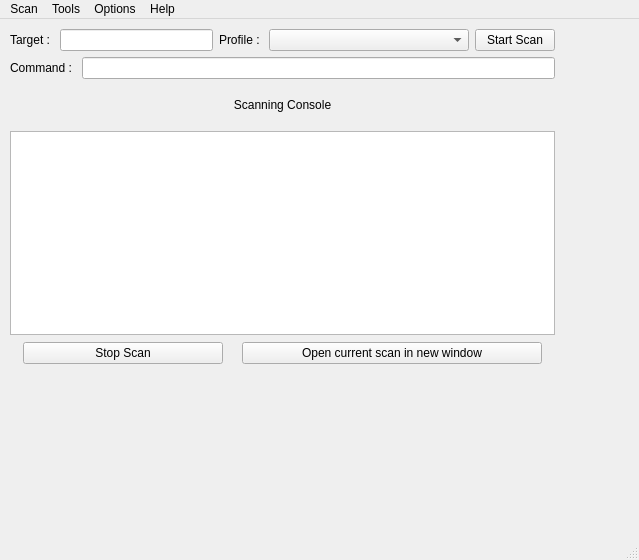
<?xml version="1.0" encoding="UTF-8"?>
<ui version="4.0">
 <class>MainWindow</class>
 <widget class="QMainWindow" name="MainWindow">
  <property name="geometry">
   <rect>
    <x>0</x>
    <y>0</y>
    <width>639</width>
    <height>560</height>
   </rect>
  </property>
  <property name="windowTitle">
   <string>MainWindow</string>
  </property>
  <widget class="QWidget" name="centralwidget">
   <widget class="QWidget" name="layoutWidget">
    <property name="geometry">
     <rect>
      <x>10</x>
      <y>10</y>
      <width>545</width>
      <height>335</height>
     </rect>
    </property>
    <layout class="QVBoxLayout" name="verticalLayout_2">
     <item>
      <layout class="QHBoxLayout" name="horizontalLayout">
       <item>
        <widget class="QLabel" name="label">
         <property name="text">
          <string>Target : </string>
         </property>
        </widget>
       </item>
       <item>
        <widget class="QLineEdit" name="lineEdit">
         <property name="maximumSize">
          <size>
           <width>200</width>
           <height>16777215</height>
          </size>
         </property>
        </widget>
       </item>
       <item>
        <widget class="QLabel" name="label_2">
         <property name="text">
          <string>Profile : </string>
         </property>
        </widget>
       </item>
       <item>
        <widget class="QComboBox" name="comboBox">
         <property name="minimumSize">
          <size>
           <width>200</width>
           <height>0</height>
          </size>
         </property>
        </widget>
       </item>
       <item>
        <widget class="QPushButton" name="pushButton">
         <property name="text">
          <string>Start Scan</string>
         </property>
        </widget>
       </item>
      </layout>
     </item>
     <item>
      <layout class="QHBoxLayout" name="horizontalLayout_3">
       <item>
        <widget class="QLabel" name="label_4">
         <property name="text">
          <string>Command : </string>
         </property>
        </widget>
       </item>
       <item>
        <widget class="QLineEdit" name="lineEdit_2"/>
       </item>
      </layout>
     </item>
     <item>
      <layout class="QVBoxLayout" name="verticalLayout">
       <item>
        <widget class="QLabel" name="label_3">
         <property name="minimumSize">
          <size>
           <width>0</width>
           <height>40</height>
          </size>
         </property>
         <property name="text">
          <string>Scanning Console</string>
         </property>
         <property name="alignment">
          <set>Qt::AlignCenter</set>
         </property>
        </widget>
       </item>
       <item>
        <widget class="QTextBrowser" name="textBrowser"/>
       </item>
      </layout>
     </item>
     <item>
      <layout class="QHBoxLayout" name="horizontalLayout_2">
       <property name="topMargin">
        <number>1</number>
       </property>
       <item>
        <widget class="QPushButton" name="pushButton_2">
         <property name="maximumSize">
          <size>
           <width>200</width>
           <height>16777215</height>
          </size>
         </property>
         <property name="text">
          <string>Stop Scan</string>
         </property>
        </widget>
       </item>
       <item>
        <widget class="QPushButton" name="pushButton_3">
         <property name="maximumSize">
          <size>
           <width>300</width>
           <height>16777215</height>
          </size>
         </property>
         <property name="text">
          <string>Open current scan in new window</string>
         </property>
        </widget>
       </item>
      </layout>
     </item>
    </layout>
   </widget>
  </widget>
  <widget class="QMenuBar" name="menubar">
   <property name="geometry">
    <rect>
     <x>0</x>
     <y>0</y>
     <width>639</width>
     <height>23</height>
    </rect>
   </property>
   <widget class="QMenu" name="menuScan">
    <property name="title">
     <string>Scan</string>
    </property>
    <addaction name="actionNew_Windows"/>
    <addaction name="actionOpen_Scan_in_New_Window"/>
    <addaction name="separator"/>
    <addaction name="actionSave_scan"/>
    <addaction name="actionSave_all_scans"/>
    <addaction name="separator"/>
    <addaction name="actionPrint"/>
    <addaction name="separator"/>
    <addaction name="actionQuit"/>
    <addaction name="actionSave_and_Quit"/>
   </widget>
   <widget class="QMenu" name="menuTools">
    <property name="title">
     <string>Tools</string>
    </property>
    <addaction name="actionCompare_Scans"/>
    <addaction name="actionFind_in_Scans"/>
    <addaction name="actionFilter_Hosts"/>
   </widget>
   <widget class="QMenu" name="menuOptions">
    <property name="title">
     <string>Options</string>
    </property>
    <addaction name="actionEdit_Profile_Settings"/>
    <addaction name="separator"/>
    <addaction name="actionPreferences_2"/>
   </widget>
   <widget class="QMenu" name="menuHelp">
    <property name="title">
     <string>Help</string>
    </property>
    <addaction name="actionDocumentation"/>
    <addaction name="actionAbout_nmap"/>
    <addaction name="actionAbout_zenmap"/>
   </widget>
   <addaction name="menuScan"/>
   <addaction name="menuTools"/>
   <addaction name="menuOptions"/>
   <addaction name="menuHelp"/>
  </widget>
  <widget class="QStatusBar" name="statusbar"/>
  <action name="actionNew_Windows">
   <property name="text">
    <string>New Window</string>
   </property>
  </action>
  <action name="actionOpen_Scan_in_New_Window">
   <property name="text">
    <string>Open Scan in New Window</string>
   </property>
  </action>
  <action name="actionSave_scan">
   <property name="text">
    <string>Save scan</string>
   </property>
  </action>
  <action name="actionSave_all_scans">
   <property name="text">
    <string>Save all scans</string>
   </property>
  </action>
  <action name="actionPrint">
   <property name="text">
    <string>Print</string>
   </property>
  </action>
  <action name="actionQuit">
   <property name="text">
    <string>Quit</string>
   </property>
  </action>
  <action name="actionSave_and_Quit">
   <property name="text">
    <string>Save and Quit</string>
   </property>
  </action>
  <action name="actionCompare_Scans">
   <property name="text">
    <string>Compare Scans</string>
   </property>
  </action>
  <action name="actionFind_in_Scans">
   <property name="text">
    <string>Find in Scans</string>
   </property>
  </action>
  <action name="actionFilter_Hosts">
   <property name="text">
    <string>Filter Hosts</string>
   </property>
  </action>
  <action name="actionEdit_Profile_Settings">
   <property name="text">
    <string>Edit Profile Settings</string>
   </property>
  </action>
  <action name="actionPreferences">
   <property name="text">
    <string>Preferences</string>
   </property>
  </action>
  <action name="actionPreferences_2">
   <property name="text">
    <string>Preferences</string>
   </property>
  </action>
  <action name="actionDocumentation">
   <property name="text">
    <string>Documentation</string>
   </property>
  </action>
  <action name="actionAbout_nmap">
   <property name="text">
    <string>About nmap</string>
   </property>
  </action>
  <action name="actionAbout_zenmap">
   <property name="text">
    <string>About zenmap</string>
   </property>
  </action>
 </widget>
 <resources/>
 <connections>
  <connection>
   <sender>pushButton_2</sender>
   <signal>clicked()</signal>
   <receiver>MainWindow</receiver>
   <slot>stopScan()</slot>
   <hints>
    <hint type="sourcelabel">
     <x>152</x>
     <y>523</y>
    </hint>
    <hint type="destinationlabel">
     <x>269</x>
     <y>534</y>
    </hint>
   </hints>
  </connection>
  <connection>
   <sender>pushButton</sender>
   <signal>clicked()</signal>
   <receiver>MainWindow</receiver>
   <slot>startScan()</slot>
   <hints>
    <hint type="sourcelabel">
     <x>605</x>
     <y>56</y>
    </hint>
    <hint type="destinationlabel">
     <x>638</x>
     <y>70</y>
    </hint>
   </hints>
  </connection>
  <connection>
   <sender>comboBox</sender>
   <signal>activated(QString)</signal>
   <receiver>MainWindow</receiver>
   <slot>changeCommand()</slot>
   <hints>
    <hint type="sourcelabel">
     <x>484</x>
     <y>43</y>
    </hint>
    <hint type="destinationlabel">
     <x>575</x>
     <y>28</y>
    </hint>
   </hints>
  </connection>
 </connections>
 <slots>
  <slot>changeCommand()</slot>
  <slot>startScan()</slot>
  <slot>stopScan()</slot>
 </slots>
</ui>
